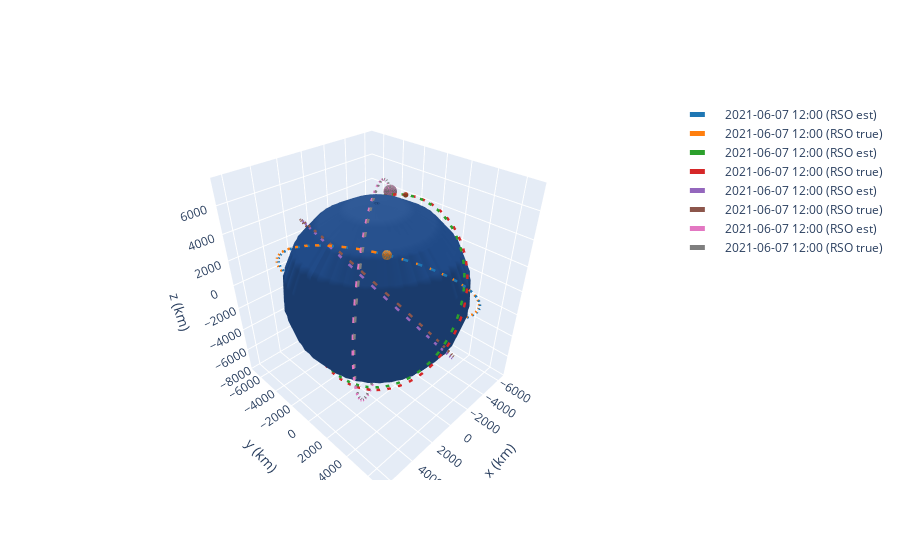

Here is the notebook cell this chart was saved with:
### Code cell
frame1 = OrbitPlotter3D()
for case in range(0, 4):
    print('Error:', y_hat_xgb2[case,:] - y_test.iloc[case,:].values)
    epoch = time.Time('2021-06-7 12:00:00', format='iso', scale='utc')
    r_hat = np.array(y_hat_xgb2[case, 0:3], dtype='float') + X_test.iloc[case, 0:3].values
    v_hat = np.array(y_hat_xgb2[case, 3:6], dtype='float') + X_test.iloc[case, 3:6].values
    y_true = y_test.iloc[case,0:6].values + X_test.iloc[case, 0:6].values
    rso_estimate = Orbit.from_vectors(Earth, r_hat*u.km, v_hat*u.km/u.s, epoch)
    rso_true = Orbit.from_vectors(Earth, y_true[0:3].flatten()*u.km, y_true[3:6].flatten()*u.km/u.s, epoch)

    frame1.plot(rso_estimate, label = 'RSO est')
    frame1.plot(rso_true, label = 'RSO true')
frame1.show()
